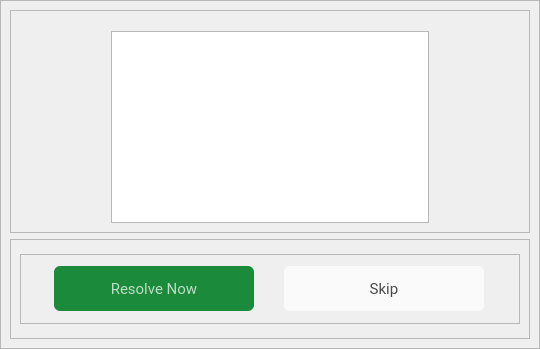
                         <widget class="QWidget" name="vulnerabilitiesFoundPage">
                          <layout class="QVBoxLayout" name="verticalLayout_17">
                           <property name="spacing">
                            <number>0</number>
                           </property>
                           <property name="leftMargin">
                            <number>0</number>
                           </property>
                           <property name="topMargin">
                            <number>0</number>
                           </property>
                           <property name="rightMargin">
                            <number>0</number>
                           </property>
                           <property name="bottomMargin">
                            <number>0</number>
                           </property>
                           <item>
                            <widget class="QFrame" name="frame_58">
                             <property name="frameShape">
                              <enum>QFrame::StyledPanel</enum>
                             </property>
                             <property name="frameShadow">
                              <enum>QFrame::Raised</enum>
                             </property>
                             <layout class="QVBoxLayout" name="verticalLayout_30">
                              <item>
                               <widget class="QFrame" name="frame_59">
                                <property name="maximumSize">
                                 <size>
                                  <width>16777215</width>
                                  <height>465</height>
                                 </size>
                                </property>
                                <property name="frameShape">
                                 <enum>QFrame::StyledPanel</enum>
                                </property>
                                <property name="frameShadow">
                                 <enum>QFrame::Raised</enum>
                                </property>
                                <layout class="QVBoxLayout" name="verticalLayout_29">
                                 <property name="leftMargin">
                                  <number>100</number>
                                 </property>
                                 <property name="topMargin">
                                  <number>20</number>
                                 </property>
                                 <property name="rightMargin">
                                  <number>100</number>
                                 </property>
                                 <item>
                                  <widget class="QTextEdit" name="foundVulnerabilities">
                                   <property name="font">
                                    <font>
                                     <family>Roboto</family>
                                     <pointsize>14</pointsize>
                                    </font>
                                   </property>
                                   <property name="styleSheet">
                                    <string notr="true">color: rgb(192, 192, 197);</string>
                                   </property>
                                   <property name="documentTitle">
                                    <string/>
                                   </property>
                                   <property name="readOnly">
                                    <bool>true</bool>
                                   </property>
                                   <property name="html">
                                    <string>&lt;!DOCTYPE HTML PUBLIC &quot;-//W3C//DTD HTML 4.0//EN&quot; &quot;http://www.w3.org/TR/REC-html40/strict.dtd&quot;&gt;
&lt;html&gt;&lt;head&gt;&lt;meta name=&quot;qrichtext&quot; content=&quot;1&quot; /&gt;&lt;style type=&quot;text/css&quot;&gt;
p, li { white-space: pre-wrap; }
&lt;/style&gt;&lt;/head&gt;&lt;body style=&quot; font-family:'Roboto'; font-size:14pt; font-weight:400; font-style:normal;&quot;&gt;
&lt;p style=&quot;-qt-paragraph-type:empty; margin-top:0px; margin-bottom:0px; margin-left:0px; margin-right:0px; -qt-block-indent:0; text-indent:0px;&quot;&gt;&lt;br /&gt;&lt;/p&gt;&lt;/body&gt;&lt;/html&gt;</string>
                                   </property>
                                   <property name="textInteractionFlags">
                                    <set>Qt::NoTextInteraction</set>
                                   </property>
                                   <property name="placeholderText">
                                    <string/>
                                   </property>
                                  </widget>
                                 </item>
                                </layout>
                               </widget>
                              </item>
                              <item>
                               <widget class="QFrame" name="frame_60">
                                <property name="minimumSize">
                                 <size>
                                  <width>0</width>
                                  <height>100</height>
                                 </size>
                                </property>
                                <property name="frameShape">
                                 <enum>QFrame::StyledPanel</enum>
                                </property>
                                <property name="frameShadow">
                                 <enum>QFrame::Raised</enum>
                                </property>
                                <layout class="QHBoxLayout" name="horizontalLayout_29">
                                 <item alignment="Qt::AlignHCenter">
                                  <widget class="QFrame" name="frame_61">
                                   <property name="minimumSize">
                                    <size>
                                     <width>500</width>
                                     <height>0</height>
                                    </size>
                                   </property>
                                   <property name="maximumSize">
                                    <size>
                                     <width>16777215</width>
                                     <height>70</height>
                                    </size>
                                   </property>
                                   <property name="frameShape">
                                    <enum>QFrame::StyledPanel</enum>
                                   </property>
                                   <property name="frameShadow">
                                    <enum>QFrame::Raised</enum>
                                   </property>
                                   <layout class="QHBoxLayout" name="horizontalLayout_14">
                                    <item>
                                     <widget class="QPushButton" name="buttonResolveNow_2">
                                      <property name="minimumSize">
                                       <size>
                                        <width>0</width>
                                        <height>45</height>
                                       </size>
                                      </property>
                                      <property name="maximumSize">
                                       <size>
                                        <width>200</width>
                                        <height>16777215</height>
                                       </size>
                                      </property>
                                      <property name="font">
                                       <font>
                                        <family>Roboto</family>
                                        <pointsize>11</pointsize>
                                       </font>
                                      </property>
                                      <property name="cursor">
                                       <cursorShape>PointingHandCursor</cursorShape>
                                      </property>
                                      <property name="styleSheet">
                                       <string notr="true">QPushButton{
	color:rgba(255, 255, 255, 180);
	background-color:rgb(27, 138, 58);
	border-radius: 6px;
}
QPushButton:hover{
	background-color: rgba(27, 138, 58, 210);
}</string>
                                      </property>
                                      <property name="text">
                                       <string>Resolve Now</string>
                                      </property>
                                     </widget>
                                    </item>
                                    <item>
                                     <widget class="QPushButton" name="buttonSkip_2">
                                      <property name="minimumSize">
                                       <size>
                                        <width>0</width>
                                        <height>45</height>
                                       </size>
                                      </property>
                                      <property name="maximumSize">
                                       <size>
                                        <width>200</width>
                                        <height>16777215</height>
                                       </size>
                                      </property>
                                      <property name="font">
                                       <font>
                                        <family>Roboto</family>
                                        <pointsize>11</pointsize>
                                       </font>
                                      </property>
                                      <property name="cursor">
                                       <cursorShape>PointingHandCursor</cursorShape>
                                      </property>
                                      <property name="styleSheet">
                                       <string notr="true">QPushButton{
	background-color:rgba(255, 255, 255, 180);
	color:rgba(0, 0, 0, 180);
	border-radius: 6px;
}
QPushButton:hover{
	background-color:rgba(255, 255, 255, 150);
}</string>
                                      </property>
                                      <property name="text">
                                       <string>Skip</string>
                                      </property>
                                     </widget>
                                    </item>
                                   </layout>
                                  </widget>
                                 </item>
                                </layout>
                               </widget>
                              </item>
                             </layout>
                            </widget>
                           </item>
                          </layout>
                         </widget>
